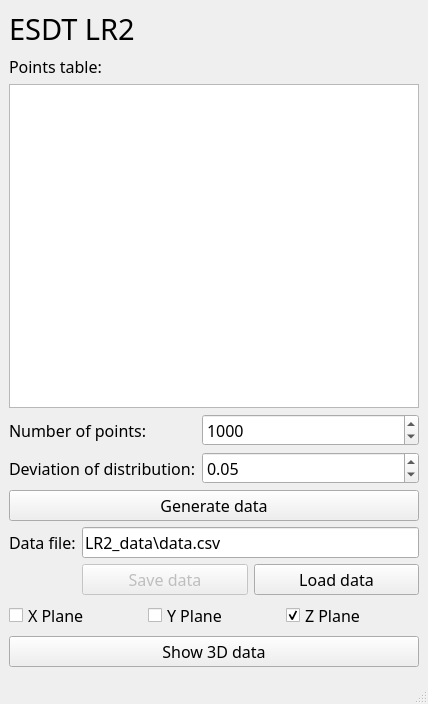
<?xml version="1.0" encoding="UTF-8"?>
<ui version="4.0">
 <class>MainWindow</class>
 <widget class="QMainWindow" name="MainWindow">
  <property name="geometry">
   <rect>
    <x>0</x>
    <y>0</y>
    <width>428</width>
    <height>704</height>
   </rect>
  </property>
  <property name="font">
   <font>
    <family>Calibri Light</family>
    <pointsize>12</pointsize>
   </font>
  </property>
  <property name="windowTitle">
   <string>ESDT LR2</string>
  </property>
  <widget class="QWidget" name="centralwidget">
   <layout class="QVBoxLayout" name="verticalLayout_3">
    <item>
     <widget class="QLabel" name="label">
      <property name="font">
       <font>
        <pointsize>22</pointsize>
       </font>
      </property>
      <property name="text">
       <string>ESDT LR2</string>
      </property>
     </widget>
    </item>
    <item>
     <widget class="QLabel" name="label_4">
      <property name="text">
       <string>Points table:</string>
      </property>
     </widget>
    </item>
    <item>
     <widget class="QTableWidget" name="points_table">
      <property name="sortingEnabled">
       <bool>true</bool>
      </property>
      <attribute name="horizontalHeaderShowSortIndicator" stdset="0">
       <bool>true</bool>
      </attribute>
      <attribute name="verticalHeaderShowSortIndicator" stdset="0">
       <bool>false</bool>
      </attribute>
     </widget>
    </item>
    <item>
     <layout class="QVBoxLayout" name="verticalLayout_2">
      <item>
       <layout class="QFormLayout" name="formLayout">
        <item row="0" column="0">
         <widget class="QLabel" name="label_2">
          <property name="text">
           <string>Number of points:</string>
          </property>
         </widget>
        </item>
        <item row="0" column="1">
         <widget class="QSpinBox" name="points_num">
          <property name="minimum">
           <number>1</number>
          </property>
          <property name="maximum">
           <number>99999</number>
          </property>
          <property name="value">
           <number>1000</number>
          </property>
         </widget>
        </item>
        <item row="1" column="0">
         <widget class="QLabel" name="label_3">
          <property name="text">
           <string>Deviation of distribution:</string>
          </property>
         </widget>
        </item>
        <item row="1" column="1">
         <widget class="QDoubleSpinBox" name="deviation_val">
          <property name="value">
           <double>0.050000000000000</double>
          </property>
         </widget>
        </item>
       </layout>
      </item>
      <item>
       <widget class="QPushButton" name="btn_generate_data">
        <property name="text">
         <string>Generate data</string>
        </property>
       </widget>
      </item>
     </layout>
    </item>
    <item>
     <layout class="QGridLayout" name="gridLayout_4">
      <item row="1" column="1">
       <widget class="QLineEdit" name="data_file">
        <property name="text">
         <string>LR2_data\data.csv</string>
        </property>
       </widget>
      </item>
      <item row="1" column="0">
       <widget class="QLabel" name="label_19">
        <property name="text">
         <string>Data file:</string>
        </property>
       </widget>
      </item>
      <item row="2" column="1">
       <layout class="QGridLayout" name="gridLayout_5">
        <item row="0" column="2">
         <widget class="QPushButton" name="btn_load_data">
          <property name="text">
           <string>Load data</string>
          </property>
         </widget>
        </item>
        <item row="0" column="1">
         <widget class="QPushButton" name="btn_save_data">
          <property name="enabled">
           <bool>false</bool>
          </property>
          <property name="text">
           <string>Save data</string>
          </property>
         </widget>
        </item>
       </layout>
      </item>
     </layout>
    </item>
    <item>
     <layout class="QVBoxLayout" name="verticalLayout">
      <item>
       <layout class="QHBoxLayout" name="horizontalLayout">
        <item>
         <widget class="QCheckBox" name="x_plane">
          <property name="text">
           <string>X Plane</string>
          </property>
         </widget>
        </item>
        <item>
         <widget class="QCheckBox" name="y_plane">
          <property name="text">
           <string>Y Plane</string>
          </property>
         </widget>
        </item>
        <item>
         <widget class="QCheckBox" name="z_plane">
          <property name="text">
           <string>Z Plane</string>
          </property>
          <property name="checked">
           <bool>true</bool>
          </property>
         </widget>
        </item>
       </layout>
      </item>
      <item>
       <widget class="QPushButton" name="btn_show_3d">
        <property name="text">
         <string>Show 3D data</string>
        </property>
       </widget>
      </item>
     </layout>
    </item>
   </layout>
  </widget>
  <widget class="QMenuBar" name="menubar">
   <property name="geometry">
    <rect>
     <x>0</x>
     <y>0</y>
     <width>428</width>
     <height>21</height>
    </rect>
   </property>
  </widget>
  <widget class="QStatusBar" name="statusbar"/>
 </widget>
 <resources/>
 <connections/>
</ui>
